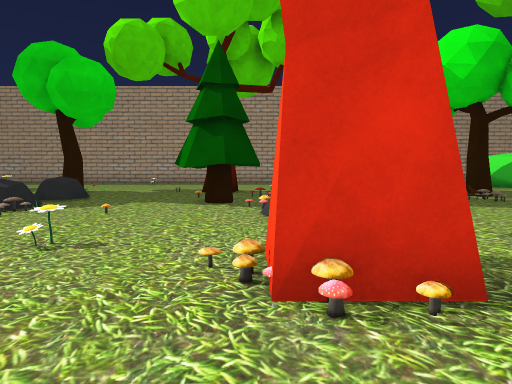
view 1 (above)

23 first-person views from a walk through a Unity game level. The camera is 1.4 m above the floor, tilts 4° down and sees 75° across. The floor is counted in squares, 1.8 m on a side. Each view is taken from the middle of a square. On the plan, view 1 faces up. The plan holds only what a view shows up to about 11 squares ahead; the rest is blank. The place goes on beyond the plan. The player is left out. Some surface patterns are stand-ins.

view 2
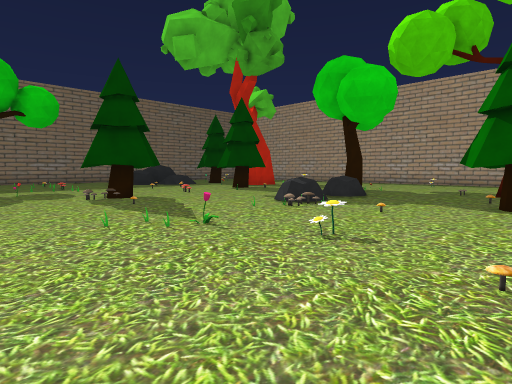

view 3
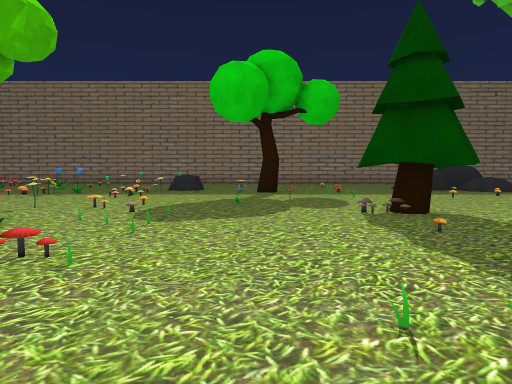

view 4
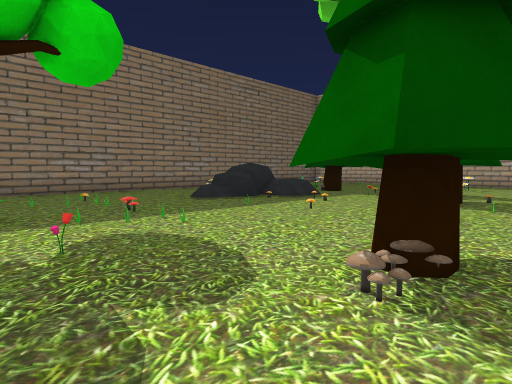

view 5
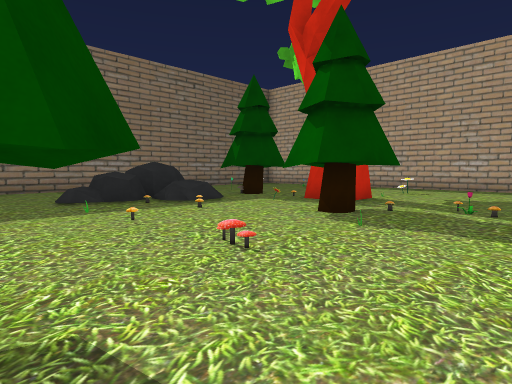

view 6
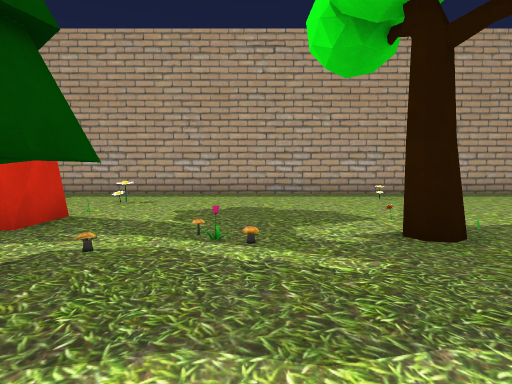

view 7
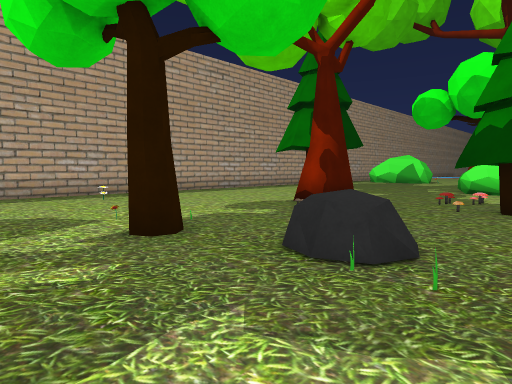

view 8
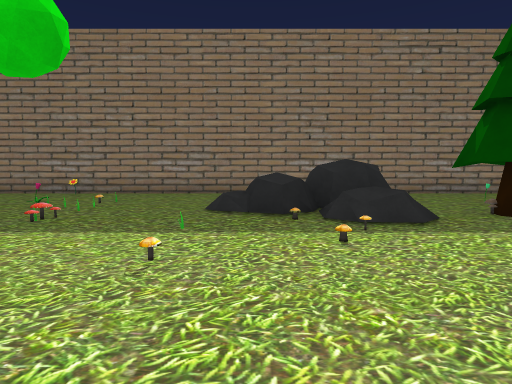

view 9
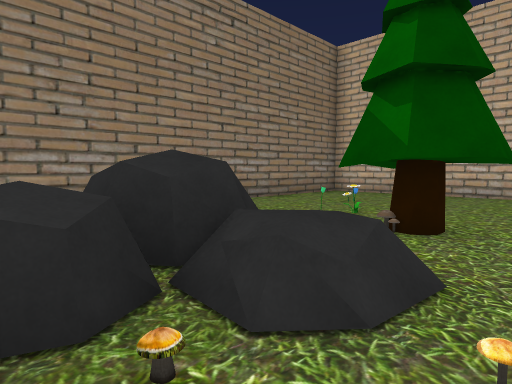

view 10
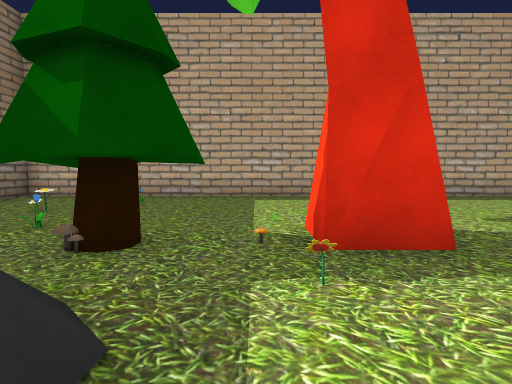

view 11
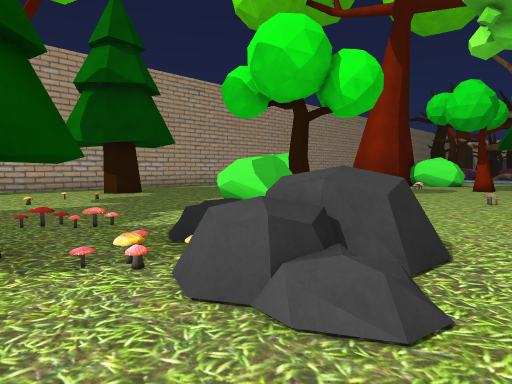

view 12
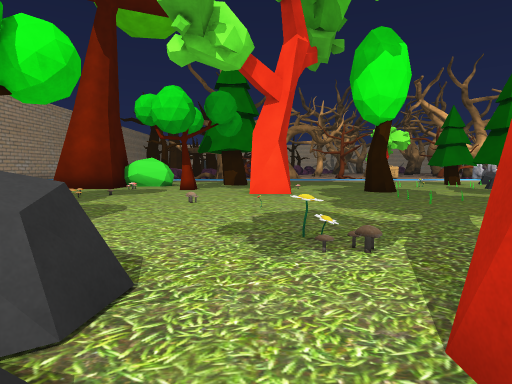

view 13
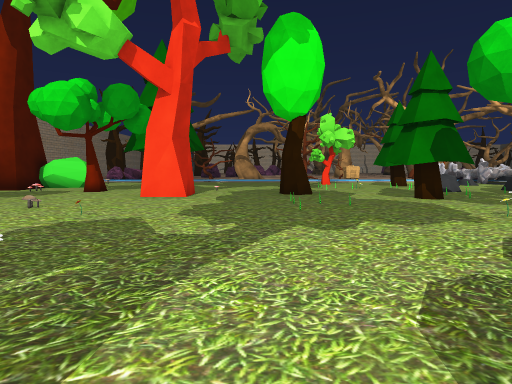

view 14
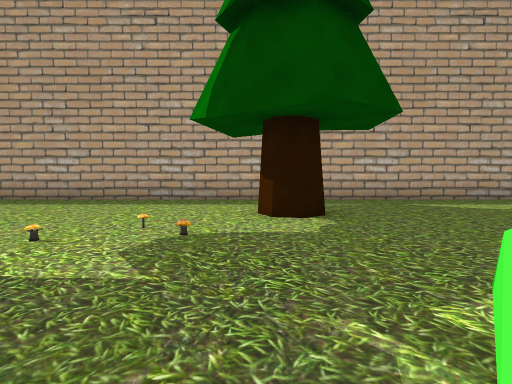

view 15
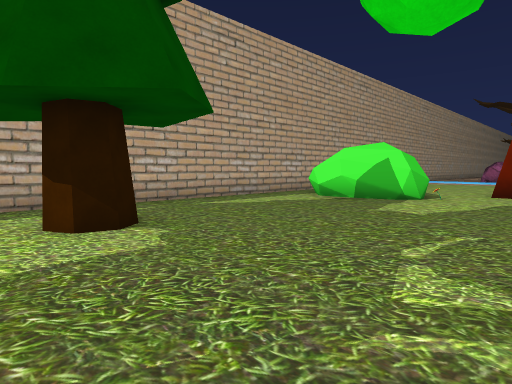

view 16
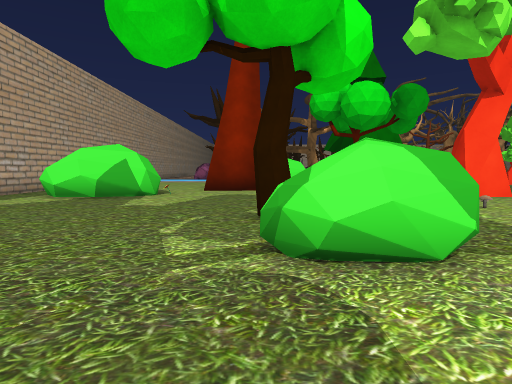

view 17
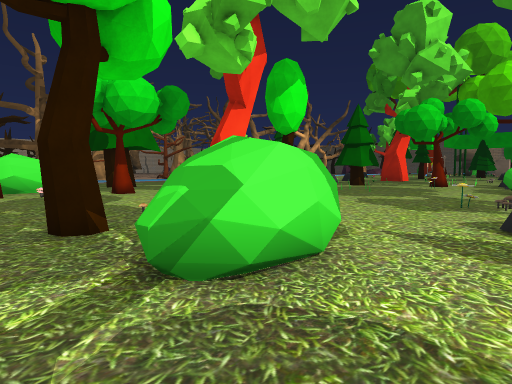

view 18
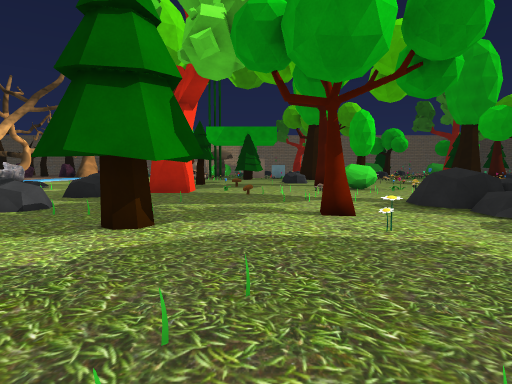

view 19
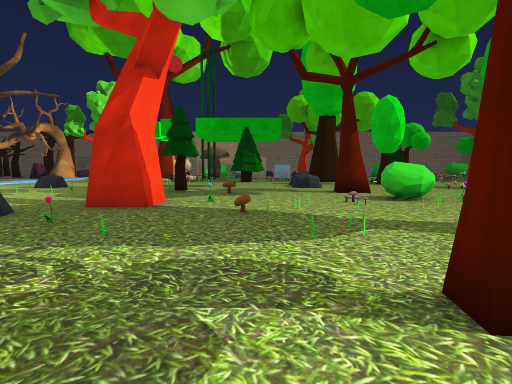

view 20
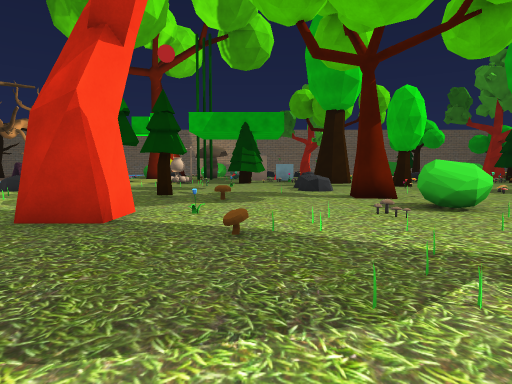

view 21
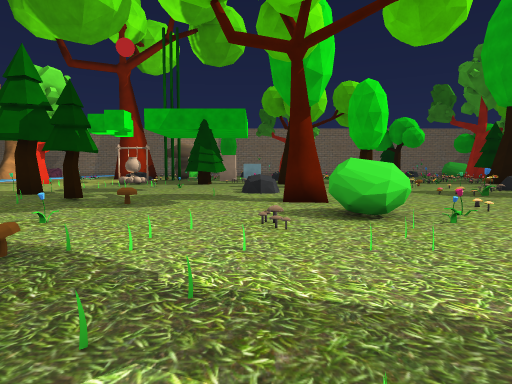

view 22
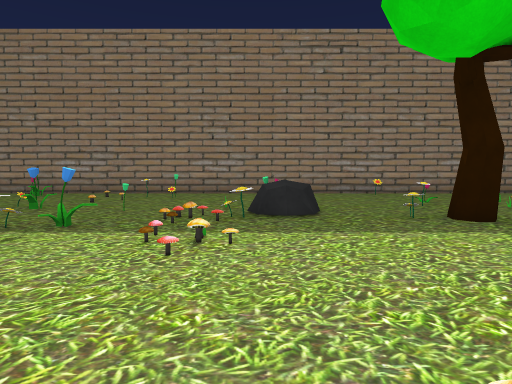

view 23
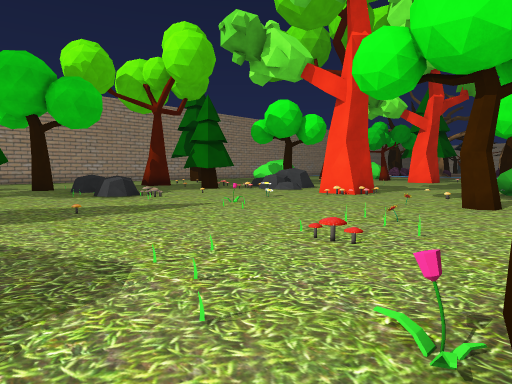

### Floor plan
Points are (right, up) in squares from view 1. A wall is a line through its corners. A room is listed if a view was taken in it or the views show most of it. See-through windows are left out.
Room 1 (views 1, 2, 3, 4, 5, 6, 7, 8, 9, 10, 11, 12, 13, 14, 15, 16, 17, 18, 19, 20, 21, 22, 23)
walls: (-1.4, -1.8) (-1.6, -1.3); (1.3, 5.4) (1.2, 6.1); (2.2, 4.9) (1.5, 5); (2.1, 5.1) (1.4, 5.1) (1.2, 5.4); (3, -5.7) (3.7, -5.3); (3.3, -5.6) (3.6, -5.3); (3.5, -5.4) (4.2, -5.6) (4.5, -5.9) (4.3, -6.3); (4.2, -5.4) (4.5, -5.8); (-13.9, 1.6) (-13.9, 1.3) (-14.2, 1); (-6.1, 10.5) (-6.3, 11); (-10, 9.4) (-10.4, 9.1); (-5.7, 11.1) (-5.7, 10.6); (-14.6, 7.4) (-14.8, 7) (-15.4, 6.9) (-15.7, 6.9); (-15.1, 8) (-14.6, 7.5) (-15.1, 6.2); (-15.3, 8.5) (-16, 8); (-15.4, 8.7) (-15.9, 8.2); (11.1, -0.6) (10.9, -0.2) (11.1, 0.1) (11.5, 0.2); (-15.7, 9.6) (-15.4, 9.3); (-15.9, 9.7) (-15.4, 9.2) (-15.6, 8.5); (3.3, 14.4) (3, 14.9); (4.2, 14.7) (3.7, 14.3); (10.2, 13.5) (9.9, 15.4); (11.2, 12.9) (10.7, 13); (11.2, 13.1) (10.5, 13.2) (10.5, 13.2) (9.9, 14.7) (10.1, 15.7); (9.9, 14.6) (10, 15.5); (10, 15.2) (10.2, 15.7); (10, 15.6) (10.3, 16); (12.1, 17.4) (-19.4, 17.4) (-19.4, -10)
low walls: (0.2, 5.5) (0.3, 6); (0.1, 5.6) (0.3, 6.2); (0.9, 5) (0.4, 5.1); (1.2, 5.4) (0.7, 5.2); (-5.5, 8.6) (-5.4, 9.1); (3.6, -5.3) (4.2, -5.4); (-15, -0.9) (-14.6, -1.2); (-14.8, 8) (-14.6, 7.5); (-15.4, 8.2) (-15.1, 8); (12.1, -5.5) (12.3, -4.9); (10, 14.8) (10, 15.6)
objects: other object (-19, -9); other object (-19, -8); other object (-19, 2); other object (-18, -5); other object (-18, -4); other object (-17, 2); other object (-17, 14); other object (-16, -7); other object (-16, 1); other object (-16, 3); other object (-16, 4); other object (-16, 12); other object (-16, 15); other object (-15, -6); other object (-15, -4); other object (-15, -2); other object (-15, 4); other object (-15, 11) to (-14, 12); other object (-14, -5); other object (-14, -2); other object (-14, 4); other object (-13, -5); other object (-13, -3); other object (-13, 3); other object (-13, 4); other object (-13, 6); other object (-13, 10); other object (-12, 4); other object (-12, 11) to (-12, 12); other object (-11, 2); other object (-11, 9) to (-10, 10); other object (-11, 15); other object (-10, -3); other object (-10, 1); other object (-10, 3) to (-8, 4); other object (-9, 0); other object (-9, 8); other object (-8, -3); other object (-8, -2); other object (-8, -1); other object (-8, 0); other object (-8, 11); other object (-7, 0); other object (-6, 0); other object (-6, 8); other object (-6, 12); other object (-5, -2); other object (-5, -1); other object (-5, 2); other object (-5, 11); other object (-5, 16); other object (-4, 0); other object (-4, 2); other object (-4, 3); other object (-2, 0); other object (-2, 3); other object (-2, 7) to (0, 8); other object (-1, -16); other object (-1, 11) to (-1, 12); other object (0, 2) to (1, 3); other object (3, -12); other object (3, -11); other object (3, -2) to (4, -2); other object (4, -12) to (4, -11); other object (4, -10); other object (4, -9); other object (4, -7); other object (4, 3); other object (4, 8) to (5, 10); other object (5, -14); other object (5, -9); other object (6, -9); other object (6, -8); other object (6, -7); other object (6, -3); other object (7, -10); other object (7, -9); other object (7, -7); other object (7, -5); other object (7, 0); other object (7, 4); other object (8, -9); other object (8, -1); other object (8, 0); other object (9, -13); other object (9, -11); other object (9, -4) to (10, -3); other object (10, -7); other object (11, -14); other object (11, -13); other object (11, -10); other object (11, -8); other object (11, -5); other object (11, 3); other object (12, 7)

Positions as (right, up) in squares from view 1, and headings:
1: (0, 0), facing up
2: (0, 0), facing up-left
3: (-3, 1), facing left
4: (-8, 1), facing up-left
5: (-7, 4), facing up-left
6: (-8, 7), facing up
7: (-8, 7), facing up-right
8: (-9, 7), facing left
9: (-13, 7), facing up-left
10: (-13, 8), facing up
11: (-1, 4), facing up-right
12: (0, 4), facing right
13: (1, 1), facing right
14: (3, 9), facing up
15: (2, 10), facing up-right
16: (1, 10), facing right
17: (2, 11), facing down-right
18: (8, 1), facing down
19: (8, -3), facing down
20: (8, -5), facing down
21: (6, -6), facing down
22: (-9, -2), facing left
23: (-9, -3), facing up-right
